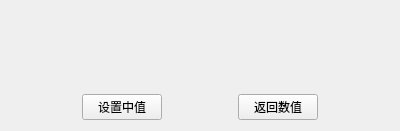
<?xml version="1.0" encoding="UTF-8"?>
<ui version="4.0">
 <class>Widget</class>
 <widget class="QWidget" name="Widget">
  <property name="geometry">
   <rect>
    <x>0</x>
    <y>0</y>
    <width>400</width>
    <height>131</height>
   </rect>
  </property>
  <property name="windowTitle">
   <string>Widget</string>
  </property>
  <layout class="QGridLayout" name="gridLayout">
   <item row="4" column="1">
    <widget class="QPushButton" name="btnSet">
     <property name="text">
      <string>设置中值</string>
     </property>
    </widget>
   </item>
   <item row="4" column="2">
    <spacer name="horizontalSpacer_2">
     <property name="orientation">
      <enum>Qt::Horizontal</enum>
     </property>
     <property name="sizeHint" stdset="0">
      <size>
       <width>40</width>
       <height>20</height>
      </size>
     </property>
    </spacer>
   </item>
   <item row="4" column="3">
    <widget class="QPushButton" name="btnRet">
     <property name="text">
      <string>返回数值</string>
     </property>
    </widget>
   </item>
   <item row="4" column="0">
    <spacer name="horizontalSpacer">
     <property name="orientation">
      <enum>Qt::Horizontal</enum>
     </property>
     <property name="sizeHint" stdset="0">
      <size>
       <width>40</width>
       <height>20</height>
      </size>
     </property>
    </spacer>
   </item>
   <item row="4" column="4">
    <spacer name="horizontalSpacer_3">
     <property name="orientation">
      <enum>Qt::Horizontal</enum>
     </property>
     <property name="sizeHint" stdset="0">
      <size>
       <width>40</width>
       <height>20</height>
      </size>
     </property>
    </spacer>
   </item>
   <item row="0" column="0" rowspan="4" colspan="5">
    <widget class="SmallWidget" name="widget" native="true"/>
   </item>
  </layout>
 </widget>
 <layoutdefault spacing="6" margin="11"/>
 <customwidgets>
  <customwidget>
   <class>SmallWidget</class>
   <extends>QWidget</extends>
   <header location="global">smallwidget.h</header>
   <container>1</container>
  </customwidget>
 </customwidgets>
 <resources/>
 <connections/>
</ui>
